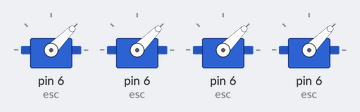
A sketch run on a simulated Arduino Uno, built with avr-gcc and run on an emulated ATmega328P. Parts: 4 × servo.

Above: at 0.05 s.
At 2.95 s:
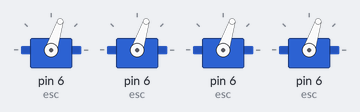
At 4.75 s:
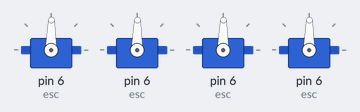
At 9.45 s:
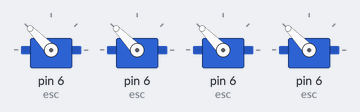
At 14.15 s:
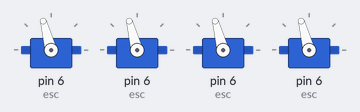
At 18.85 s:
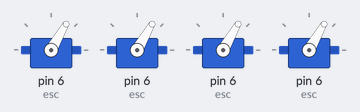
Timing chart, 0 to 28.0 s (numbered marks = the images above):
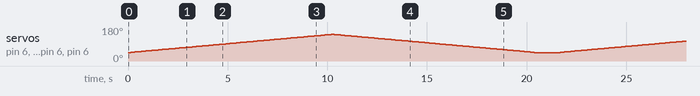

The sketch:

TestMotor.ino
```cpp
/*
 * ESC Contribution Calculation (ROV Platform)
 * LovecodingBlogger
 * http://lovecodingblogger.blogspot.com
 */

#include <Servo.h>
Servo esc; // Object from class
Servo esc2;
Servo esc3;
Servo esc4;

void setup() {

  esc.attach(6); //Set I/O PWM
  esc2.attach(6); //Set I/O PWM
  esc3.attach(6); //Set I/O PWM
  esc4.attach(6); //Set I/O PWM

  // esc.writeMicroseconds(2000); //Set max pulse-width
  // esc.writeMicroseconds(1000); //Set min pulse-width

}//end setup fuc

void loop() {

  for(int i = 1000; i <= 2000; i++)
  {
    esc.writeMicroseconds(i);
    esc2.writeMicroseconds(i);
    esc3.writeMicroseconds(i);
    esc4.writeMicroseconds(i);
    delay(10);
  }
  for(int i = 2000; i >= 1000; i--)
  {
    esc.writeMicroseconds(i);
    esc2.writeMicroseconds(i);
    esc3.writeMicroseconds(i);
    esc4.writeMicroseconds(i);
    delay(10);
  }
  delay(1000);

}//end loop fuc
```
